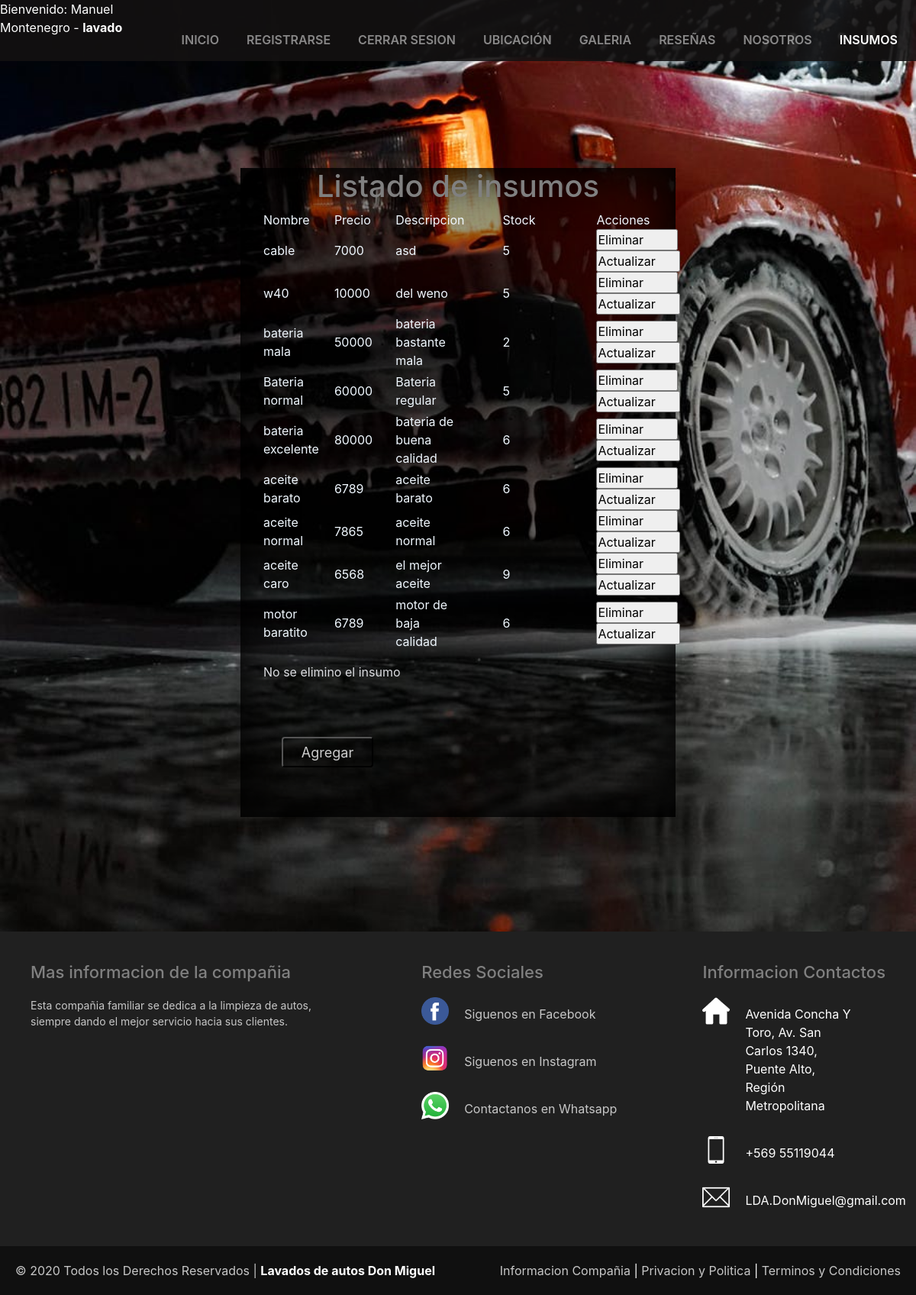
Page /eliminar_in/1/ (signed in) on the committed database.
### misLavados/models.py (models this page shows, shortened)
class Insumos(models.Model):
    nombre = models.CharField(max_length=120,primary_key=True)
    precio = models.IntegerField()
    descripcion = models.TextField()
    stock = models.IntegerField()

### misLavados/views.py (the view)
# urls.py: path('eliminar_in/<id>/',eliminar_insumo,name='ELIM'),
@login_required(login_url='/login/')
@permission_required('misLavados.view_insumos',login_url='/login/')
@permission_required('misLavados.delete_insumos',login_url='/login/')
def eliminar_insumo(request,id):
    try:
        insumo = Insumos.objects.get(nombre=id)
        insumo.delete()
        msg='El insumo fue eliminado'
    except:
        msg='No se elimino el insumo'
    lista = Insumos.objects.all()
    return render(request,'web/admin_insumos.html',{'lista_insumos':lista,'msg':msg})

### misLavados/templates/web/admin_insumos.html (shortened to what this page needs)
<!DOCTYPE html>
<html lang="en">
{% load static %}
<head>
    <link rel="stylesheet" href="{% static 'css/insumos.css' %}">
    <link rel="stylesheet" href="https://stackpath.bootstrapcdn.com/bootstrap/4.5.2/css/bootstrap.min.css">
    <link rel="stylesheet" href="{% static 'css/footer.css' %}">
</head>
<body>
    <section id="header">
        <div class="Container-fluid">
            <nav class="navbar navbar-expand-lg navbar-dark">
                <div class="Container">
                    <div class="collapse navbar-collapse" id="navbarSupportedContent">
                        <ul class="navbar-nav ml-auto">
                            <li class="nav-item ">
                                <a href="{% url 'IND' %}" class="nav-link">Inicio</a>
                            </li>
                            <li class="nav-item ">
                                <a href="{% url 'REGI' %}" class="nav-link">Registrarse</a>
                            </li>
                            <li class="nav-item ">
                                {% if user.is_authenticated %}
                                    <a href="{% url 'LOGOUT' %}"class="nav-link">Cerrar Sesion</a>
                                {% else %}
                                    <a href="{% url 'LOGI' %}" class="nav-link">Login</a>
                                {% endif %}
                            </li>
                            <li class="nav-item ">
                                <a href="{% url 'UBIC' %}" class="nav-link">Ubicación</a>
                            </li>
                            <li class="nav-item ">
                                <a href="{% url 'GALE' %}" class="nav-link">Galeria</a>
                            </li>
                            <li class="nav-item ">
                                <a href="{% url 'RESE' %}" class="nav-link">Reseñas</a>
                            </li>
                            <li class="nav-item ">
                                <a href="{% url 'MISI' %}" class="nav-link">Nosotros</a>
                            </li>
                            <li class="nav-item active">
                                <a href="{% url 'INSU' %}" class="nav-link">Insumos</a>
                            </li>
                        </ul>
                    </div>
                </div>
            </nav>
            <div class="nav-item-welcome" style='color:white'>
                {% if user.is_authenticated %}
                <p>Bienvenido: {{user.first_name}} {{user.last_name}} - <b>{{user.username}}</b> </p>
                {% endif %}
            </div>
        </div>
    </section>
    <section class="main">
        <div class="container">
                <div class="row">
                    <div class="col-md-3"></div>
                    <div class="col-md-6">
                        <h1 class="text-center">Listado de insumos</h1>
                        <div class="col-md-9">
                           <table>
                            <tr style="color: aliceblue;">
                                <td>Nombre</td>
                                <td style="padding-left:20px;">Precio</td>
                                <td style="padding-left: 30px;">Descripcion</td>
                                <td style="padding-left: 50px;">Stock</td>
                                <td style="padding-left: 80px;">Acciones</td>
                            </tr>
                            {% for item in lista_insumos %}
                            <tr style="color: aliceblue; padding-bottom: 20px;">
                                <td>{{item.nombre}}</td>
                                <td style="padding-left:20px;">{{item.precio}}</td>
                                <td style="padding-left: 30px;">{{item.descripcion}}</td>
                                <td style="padding-left: 50px;">{{item.stock}}</td>
                                <td style="padding-left: 80px;">
                                <input style="padding-right: 43px;" type="button" value="Eliminar" onclick="seguroEli('{{item.nombre}}')">
                                <input style="padding-right: 30px;" type="button" value="Actualizar" onclick="actualizar('{{item.nombre}}')">
                            </tr>
                            {% endfor %}
                           </table>
                           <p>{{msg}}</p>
                        </div>
                        <input type="button" value="Agregar" class="btn-enviar" onclick="irback()">
                    </div>
                </div>
        </div>
    </section>
  <footer>
        <div class="container-footer-all">
            <div class="container-body">
                <div class="columa1">
                    <h1>Mas informacion de la compañia</h1>
                    <p>Esta compañia familiar se dedica a la limpieza de autos, siempre dando el mejor servicio hacia sus clientes.</p>
                </div>
                <div class="columa2">
                    <h1>Redes Sociales</h1>
                    <div class="rowa">
                        <img src="{% static 'img/facebook.png' %}">
                        <label>Siguenos en Facebook</label>
                    </div>
                    <div class="rowa">
                        <img src="{% static 'img/instagram.png' %}">
                        <label>Siguenos en Instagram</label>
                    </div>
                    <div class="rowa">
                        <img src="{% static 'img/whatsapp.png' %}">
                        <label>Contactanos en Whatsapp</label>
                    </div>
                </div>
                <div class="columa3">
                    <h1>Informacion Contactos</h1>
                    <div class="rowa2">
                        <img src="{% static 'img/house.png' %}">
                        <label>Avenida Concha Y Toro, Av. San Carlos 1340, Puente Alto, Región Metropolitana</label>
                    </div>
                    <div class="rowa2">
                        <img src="{% static 'img/smartphone.png' %}">
                        <label>+569 55119044</label>
                    </div>
                    <div class="rowa2">
                        <img src="{% static 'img/contact.png' %}">
                        <label>LDA.DonMiguel@gmail.com</label>
                    </div>
                </div>
            </div>
        </div>
        <div class="container-footer">
            <div class="footer">
                <div class="copyright">
                    © 2020 Todos los Derechos Reservados | <a href="">Lavados de autos Don Miguel</a>
                </div>
                <div class="information">
                    <a href="">Informacion Compañia</a> | <a href="">Privacion y Politica</a> | <a href="">Terminos y Condiciones</a>
                </div>
            </div>
        </div>
    </footer>
</body>
</html>

### misLavados/static/css/insumos.css (style rules this page uses)
* { margin:0; padding:0; }
#header { background-color: transparent; position: absolute; z-index: 10; width: 100%; background-color: rgba(20, 17, 17, 0.89); }
.navbar { float:right; padding-left: 10px 0; }
.nav-item { top: 20px; font-weight: 600; text-transform: uppercase; padding-left: 20px; }
h1 { font-size: 40px; color:gray; margin-top: 20px; margin-bottom: 30px; }
.btn-enviar { color: #262626; position: absolute; top:90%; left: 20%; transform: translate(-50%, -50%); background: none; color: #ccc; width: 120px; height: 40px; font-size: 18px; border-radius: 4px; transition: .6s; overflow: hidden; }
.col-md-6 { background: rgba(0, 0, 0, 0.4); height: 850px; box-shadow: -1px 1px 60px 10px black inset; }
.row { height: 800px; }
.main { position:relative; background:url("../img/fondo1.jpeg"); min-height: 100vh; background-size: cover; background-position: center; padding:220px 0 200px ; }
.main p { margin-top: 1em; padding: 0; font-size: 1em; color: #dcdde1; }

### misLavados/static/css/footer.css (style rules this page uses)
footer { height: 40%; width: 100%; background: #202020; color: white; }
.container-footer-all { width: 100%; max-width: 1200px; margin: auto; padding: 40px; }
.container-body { display: flex; justify-content: space-between; }
.columa1 { max-width: 400px; }
.columa1 h1 { font-size: 22px; }
.columa1 p { font-size: 14px; color: #C7C7C7; margin-top: 20px; }
.columa2 { max-width: 400px; }
.columa2 h1 { font-size: 22px; }
.rowa { margin-top: 20px; display: flex; }
.rowa img { width: 36px; height: 36px; }
.rowa label { margin-top: 10px; margin-left: 20px; color: #C7C7C7; }
.columa3 { max-width: 400px; }
.columa3 h1 { font-size: 22px; }
.rowa2 { margin-top: 20px; display: flex; }
.rowa2 img { width: 36px; height: 36px; }
.rowa2 label { margin-top: 10px; margin-left: 20px; max-width: 140px; }
.container-footer { width: 100%; background: #101010; }
.footer { max-width: 1200px; margin: auto; display: flex; justify-content: space-between; padding: 20px; }
.copyright { color: #C7C7C7; }
.copyright a { text-decoration: none; color: white; font-weight: bold; }
.information a { text-decoration: none; color: #C7C7C7; }

### rows in the picture
Insumos: nombre "cable", precio "7000", descripcion "asd", stock "5"
Insumos: nombre "w40", precio "10000", descripcion "del weno", stock "5"
Insumos: nombre "bateria mala", precio "50000", descripcion "bateria bastante mala", stock "2"
Insumos: nombre "Bateria normal", precio "60000", descripcion "Bateria regular", stock "5"
Insumos: nombre "bateria excelente", precio "80000", descripcion "bateria de buena calidad", stock "6"
Insumos: nombre "aceite barato", precio "6789", descripcion "aceite barato", stock "6"
Insumos: nombre "aceite normal", precio "7865", descripcion "aceite normal", stock "6"
Insumos: nombre "aceite caro", precio "6568", descripcion "el mejor aceite", stock "9"
Insumos: nombre "motor baratito", precio "6789", descripcion "motor de baja calidad", stock "6"

### other values in the picture
{{ user.first_name }} "Manuel"
{{ user.last_name }} "Montenegro"
{{ user.username }} "lavado"
{{ msg }} "No se elimino el insumo"
